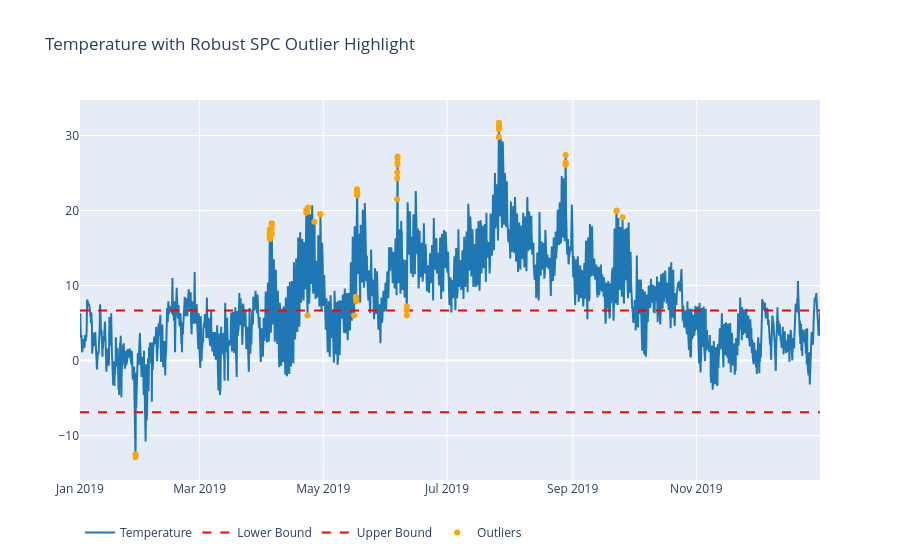
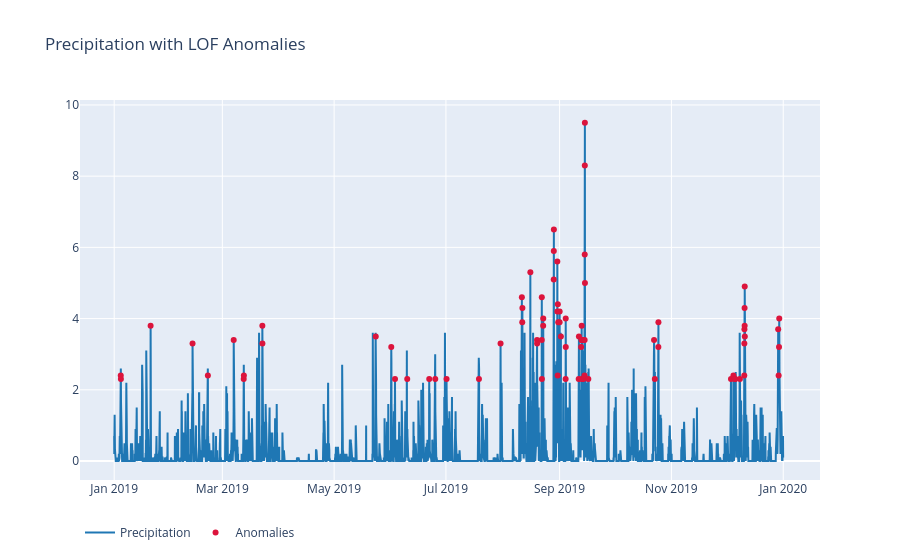

Write notebook code for charts like these, in order.
### Markdown cell above
## Outliers and anomalies

### Code cell
import numpy as np
from sklearn.neighbors import LocalOutlierFactor
from scipy.fft import dct, idct

import plotly.graph_objects as go

def plot_temperature_with_outliers(df, dct_cutoff=200, n_std=3.5):
    """
    Plot temperature with SPC outlier detection using DCT high-pass filtering.
    
    Parameters:
    - df: DataFrame with 'time' and 'temperature_2m' columns
    - dct_cutoff: Frequency cutoff for DCT high-pass filter
    - n_std: Number of standard deviations for outlier bounds
    
    Returns:
    - fig: Plotly figure
    - summary: Dictionary with outlier statistics
    """
    temp_data = df['temperature_2m'].values
    
    # Apply DCT high-pass filtering for SATV
    temp_dct = dct(temp_data, type=2, norm='ortho')
    temp_dct[:dct_cutoff] = 0  # Zero out low frequencies
    satv = idct(temp_dct, type=2, norm='ortho')
    
    # Robust statistics for outlier detection
    median_satv = np.median(satv)
    mad_scale = np.median(np.abs(satv - median_satv)) * 1.4826  # MAD scale estimator
    
    lower_bound = median_satv - n_std * mad_scale
    upper_bound = median_satv + n_std * mad_scale
    
    # Identify outliers
    outliers = (satv < lower_bound) | (satv > upper_bound)
    outlier_indices = np.where(outliers)[0]
    
    # Create plot
    fig = go.Figure()
    
    # Temperature line
    fig.add_trace(go.Scatter(
        x=df['time'],
        y=temp_data,
        mode='lines',
        name='Temperature',
        line=dict(color='#1f77b4')
    ))
    
    # Control bounds
    fig.add_trace(go.Scatter(
        x=df['time'],
        y=[lower_bound] * len(df),
        mode='lines',
        name='Lower Bound',
        line=dict(color='red', dash='dash')
    ))
    
    fig.add_trace(go.Scatter(
        x=df['time'],
        y=[upper_bound] * len(df),
        mode='lines',
        name='Upper Bound',
        line=dict(color='red', dash='dash')
    ))
    
    # Outliers
    if len(outlier_indices) > 0:
        fig.add_trace(go.Scatter(
            x=df['time'].iloc[outlier_indices],
            y=temp_data[outlier_indices],
            mode='markers',
            name='Outliers',
            marker=dict(color='orange', size=6)
        ))
    
    fig.update_layout(
        title='Temperature with Robust SPC Outlier Highlight',
        legend=dict(orientation='h')
    )
    
    # Summary statistics
    summary = {
        'median_satv': median_satv,
        'mad_scale': mad_scale,
        'lower_bound': lower_bound,
        'upper_bound': upper_bound,
        'outlier_count': len(outlier_indices),
        'pct_outliers': (len(outlier_indices) / len(temp_data)) * 100,
        'dct_cutoff': dct_cutoff,
        'n_std': n_std
    }
    
    return fig, summary

def plot_precipitation_with_anomalies(df, contamination=0.01, n_neighbors=20):
    """
    Plot precipitation with LOF anomaly detection.
    
    Parameters:
    - df: DataFrame with 'time' and 'precipitation' columns
    - contamination: Proportion of outliers expected
    - n_neighbors: Number of neighbors for LOF
    
    Returns:
    - fig: Plotly figure
    - summary: Dictionary with anomaly statistics
    """
    precip_data = df['precipitation'].values.reshape(-1, 1)
    
    # LOF anomaly detection
    lof = LocalOutlierFactor(n_neighbors=n_neighbors, contamination=contamination)
    anomaly_labels = lof.fit_predict(precip_data)
    
    # Get anomalies
    anomaly_mask = anomaly_labels == -1
    anomaly_indices = np.where(anomaly_mask)[0]
    
    # Create plot
    fig = go.Figure()
    
    # Precipitation line
    fig.add_trace(go.Scatter(
        x=df['time'],
        y=df['precipitation'],
        mode='lines',
        name='Precipitation',
        line=dict(color='#1f77b4')
    ))
    
    # Anomalies
    if len(anomaly_indices) > 0:
        fig.add_trace(go.Scatter(
            x=df['time'].iloc[anomaly_indices],
            y=df['precipitation'].iloc[anomaly_indices],
            mode='markers',
            name='Anomalies',
            marker=dict(color='crimson', size=6)
        ))
    
    fig.update_layout(
        title='Precipitation with LOF Anomalies',
        legend=dict(orientation='h')
    )
    
    # Summary statistics
    summary = {
        'n_anomalies': len(anomaly_indices),
        'pct_anomalies': (len(anomaly_indices) / len(precip_data)) * 100,
        'contamination': contamination,
        'n_neighbors': n_neighbors
    }
    
    return fig, summary

# Test the functions with Bergen data
fig_temp, summary_temp = plot_temperature_with_outliers(df_bergen)
fig_precip, summary_precip = plot_precipitation_with_anomalies(df_bergen)

print("Temperature outlier summary:", summary_temp)
print("Precipitation anomaly summary:", summary_precip)

fig_temp.show()
fig_precip.show()

### Figure 1 — Plotly figure (JSON) as saved in the notebook; plotly's stock layout.template omitted (floating-point values rounded to 4 significant figures; data arrays with more than 128 entries replaced by an {"elided": "..."} marker saying what was removed)
{"data": [{"line": {"color": "#1f77b4"}, "mode": "lines", "name": "Temperature", "type": "scatter", "x": {"elided": "8760 str values"}, "y": {"elided": "8760 float values"}}, {"line": {"color": "red", "dash": "dash"}, "mode": "lines", "name": "Lower Bound", "type": "scatter", "x": {"elided": "8760 str values"}, "y": {"elided": "8760 float values"}}, {"line": {"color": "red", "dash": "dash"}, "mode": "lines", "name": "Upper Bound", "type": "scatter", "x": {"elided": "8760 str values"}, "y": {"elided": "8760 float values"}}, {"marker": {"color": "orange", "size": 6}, "mode": "markers", "name": "Outliers", "type": "scatter", "x": ["2019-01-28T09:00:00.000000000", "2019-01-28T10:00:00.000000000", "2019-04-04T12:00:00.000000000", "2019-04-04T13:00:00.000000000", "2019-04-04T14:00:00.000000000", "2019-04-04T15:00:00.000000000", "2019-04-04T16:00:00.000000000", "2019-04-04T17:00:00.000000000", "2019-04-05T12:00:00.000000000", "2019-04-05T13:00:00.000000000", "2019-04-05T14:00:00.000000000", "2019-04-05T15:00:00.000000000", "2019-04-22T14:00:00.000000000", "2019-04-22T15:00:00.000000000", "2019-04-23T05:00:00.000000000", "2019-04-23T14:00:00.000000000", "2019-04-26T14:00:00.000000000", "2019-04-29T12:00:00.000000000", "2019-04-29T14:00:00.000000000", "2019-05-16T04:00:00.000000000", "2019-05-17T01:00:00.000000000", "2019-05-17T04:00:00.000000000", "2019-05-17T05:00:00.000000000", "2019-05-17T12:00:00.000000000", "2019-05-17T14:00:00.000000000", "2019-05-17T15:00:00.000000000", "2019-05-17T16:00:00.000000000", "2019-05-17T17:00:00.000000000", "2019-05-17T18:00:00.000000000", "2019-06-06T10:00:00.000000000", "2019-06-06T11:00:00.000000000", "2019-06-06T12:00:00.000000000", "2019-06-06T13:00:00.000000000", "2019-06-06T14:00:00.000000000", "2019-06-06T15:00:00.000000000", "2019-06-06T16:00:00.000000000", "2019-06-11T03:00:00.000000000", "2019-06-11T04:00:00.000000000", "2019-06-11T05:00:00.000000000", "2019-07-26T12:00:00.000000000", "2019-07-26T13:00:00.000000000", "2019-07-26T14:00:00.000000000", "2019-07-26T15:00:00.000000000", "2019-07-26T16:00:00.000000000", "2019-08-28T11:00:00.000000000", "2019-08-28T12:00:00.000000000", "2019-08-28T13:00:00.000000000", "2019-08-28T14:00:00.000000000", "2019-09-22T14:00:00.000000000", "2019-09-22T15:00:00.000000000", "2019-09-25T14:00:00.000000000"], "y": [-12.9, -12.5, 16.4, 16.9, 17.5, 17.4, 17.1, 16.2, 17.6, 18.2, 18.3, 16.9, 19.7, 20.1, 6.0, 20.4, 18.5, 19.5, 19.5, 6.0, 8.5, 7.9, 8.2, 22.2, 22.5, 22.8, 22.8, 22.6, 22.0, 21.5, 24.3, 25.1, 26.4, 27.0, 27.2, 26.1, 6.7, 6.0, 7.2, 29.8, 30.8, 31.3, 31.7, 31.2, 26.1, 26.4, 27.4, 26.3, 20.0, 19.9, 19.1]}], "layout": {"legend": {"orientation": "h"}, "title": {"text": "Temperature with Robust SPC Outlier Highlight"}}}

### Figure 2 — Plotly figure (JSON) as saved in the notebook; plotly's stock layout.template omitted (floating-point values rounded to 4 significant figures; data arrays with more than 128 entries replaced by an {"elided": "..."} marker saying what was removed)
{"data": [{"line": {"color": "#1f77b4"}, "mode": "lines", "name": "Precipitation", "type": "scatter", "x": {"elided": "8760 str values"}, "y": {"elided": "8760 float values"}}, {"marker": {"color": "crimson", "size": 6}, "mode": "markers", "name": "Anomalies", "type": "scatter", "x": ["2019-01-04T14:00:00.000000000", "2019-01-04T16:00:00.000000000", "2019-01-20T21:00:00.000000000", "2019-02-12T18:00:00.000000000", "2019-02-21T03:00:00.000000000", "2019-03-07T05:00:00.000000000", "2019-03-12T16:00:00.000000000", "2019-03-12T18:00:00.000000000", "2019-03-22T20:00:00.000000000", "2019-03-22T21:00:00.000000000", "2019-05-23T17:00:00.000000000", "2019-06-01T04:00:00.000000000", "2019-06-03T05:00:00.000000000", "2019-06-09T21:00:00.000000000", "2019-06-21T21:00:00.000000000", "2019-06-25T04:00:00.000000000", "2019-07-01T08:00:00.000000000", "2019-07-19T00:00:00.000000000", "2019-07-30T19:00:00.000000000", "2019-08-11T10:00:00.000000000", "2019-08-11T15:00:00.000000000", "2019-08-11T17:00:00.000000000", "2019-08-16T01:00:00.000000000", "2019-08-19T17:00:00.000000000", "2019-08-19T18:00:00.000000000", "2019-08-22T06:00:00.000000000", "2019-08-22T07:00:00.000000000", "2019-08-22T08:00:00.000000000", "2019-08-23T01:00:00.000000000", "2019-08-23T02:00:00.000000000", "2019-08-28T19:00:00.000000000", "2019-08-28T20:00:00.000000000", "2019-08-28T21:00:00.000000000", "2019-08-30T18:00:00.000000000", "2019-08-30T19:00:00.000000000", "2019-08-30T23:00:00.000000000", "2019-08-31T01:00:00.000000000", "2019-08-31T06:00:00.000000000", "2019-09-01T00:00:00.000000000", "2019-09-01T01:00:00.000000000", "2019-09-01T17:00:00.000000000", "2019-09-04T07:00:00.000000000", "2019-09-04T08:00:00.000000000", "2019-09-04T09:00:00.000000000", "2019-09-11T10:00:00.000000000", "2019-09-11T13:00:00.000000000", "2019-09-12T18:00:00.000000000", "2019-09-13T00:00:00.000000000", "2019-09-13T01:00:00.000000000", "2019-09-13T03:00:00.000000000", "2019-09-13T05:00:00.000000000", "2019-09-13T07:00:00.000000000", "2019-09-14T00:00:00.000000000", "2019-09-14T14:00:00.000000000", "2019-09-14T16:00:00.000000000", "2019-09-14T17:00:00.000000000", "2019-09-14T18:00:00.000000000", "2019-09-14T19:00:00.000000000", "2019-09-14T20:00:00.000000000", "2019-09-16T16:00:00.000000000", "2019-10-22T13:00:00.000000000", "2019-10-22T23:00:00.000000000", "2019-10-24T21:00:00.000000000", "2019-10-24T22:00:00.000000000", "2019-12-03T12:00:00.000000000", "2019-12-04T20:00:00.000000000", "2019-12-05T16:00:00.000000000", "2019-12-05T19:00:00.000000000", "2019-12-08T09:00:00.000000000", "2019-12-10T18:00:00.000000000", "2019-12-10T19:00:00.000000000", "2019-12-10T20:00:00.000000000", "2019-12-10T22:00:00.000000000", "2019-12-10T23:00:00.000000000", "2019-12-11T00:00:00.000000000", "2019-12-11T01:00:00.000000000", "2019-12-29T06:00:00.000000000", "2019-12-29T12:00:00.000000000", "2019-12-29T17:00:00.000000000", "2019-12-29T20:00:00.000000000"], "y": [2.4, 2.3, 3.8, 3.3, 2.4, 3.4, 2.3, 2.4, 3.8, 3.3, 3.5, 3.2, 2.3, 2.3, 2.3, 2.3, 2.3, 2.3, 3.3, 4.6, 3.9, 4.3, 5.3, 3.4, 3.3, 3.4, 4.6, 2.3, 3.8, 4.0, 5.1, 5.9, 6.5, 5.6, 4.2, 2.4, 4.4, 3.9, 3.9, 4.2, 3.5, 2.3, 4.0, 3.2, 2.3, 3.5, 3.2, 3.4, 3.8, 2.3, 3.4, 3.4, 2.3, 2.4, 3.4, 5.8, 8.3, 9.5, 5.0, 2.3, 3.4, 2.3, 3.2, 3.9, 2.3, 2.4, 2.3, 2.3, 2.3, 2.4, 3.3, 3.7, 4.3, 3.8, 4.9, 3.5, 3.7, 2.4, 3.2, 4.0]}], "layout": {"legend": {"orientation": "h"}, "title": {"text": "Precipitation with LOF Anomalies"}}}
